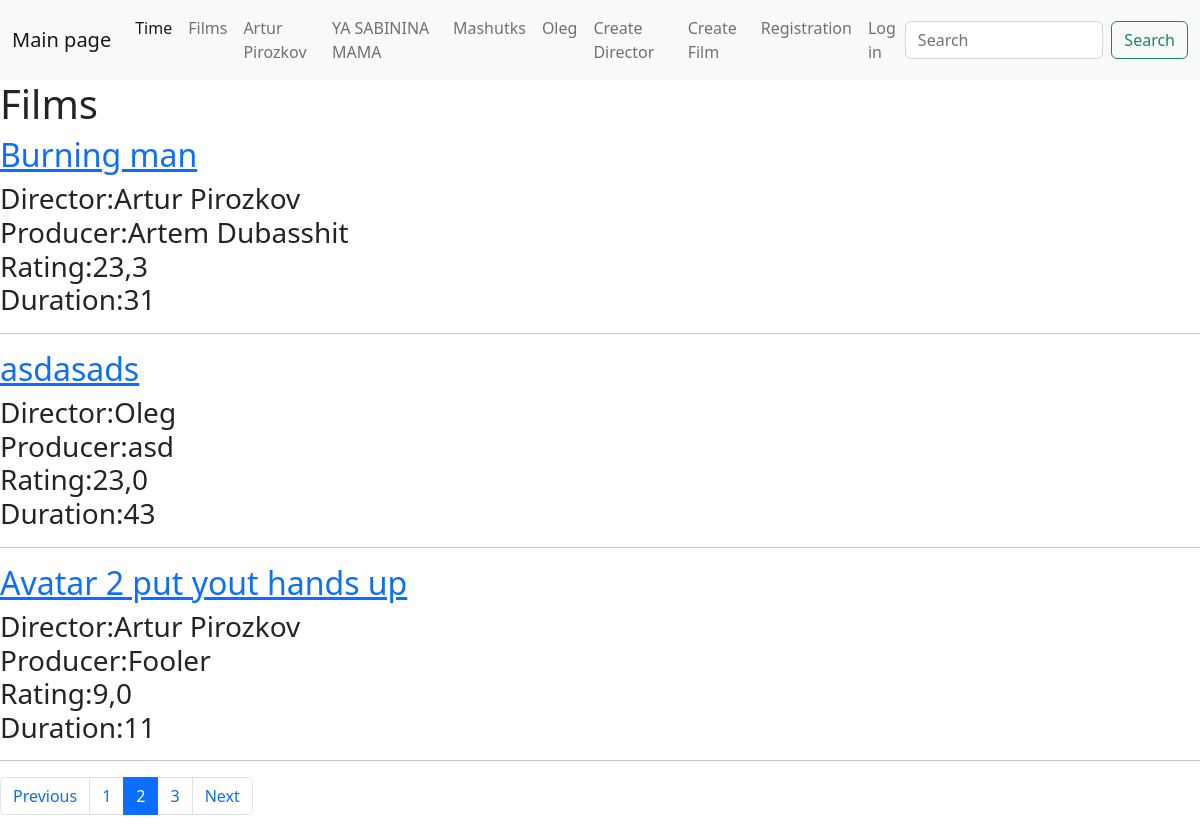
Before: /films/?page=2 with the older database file.
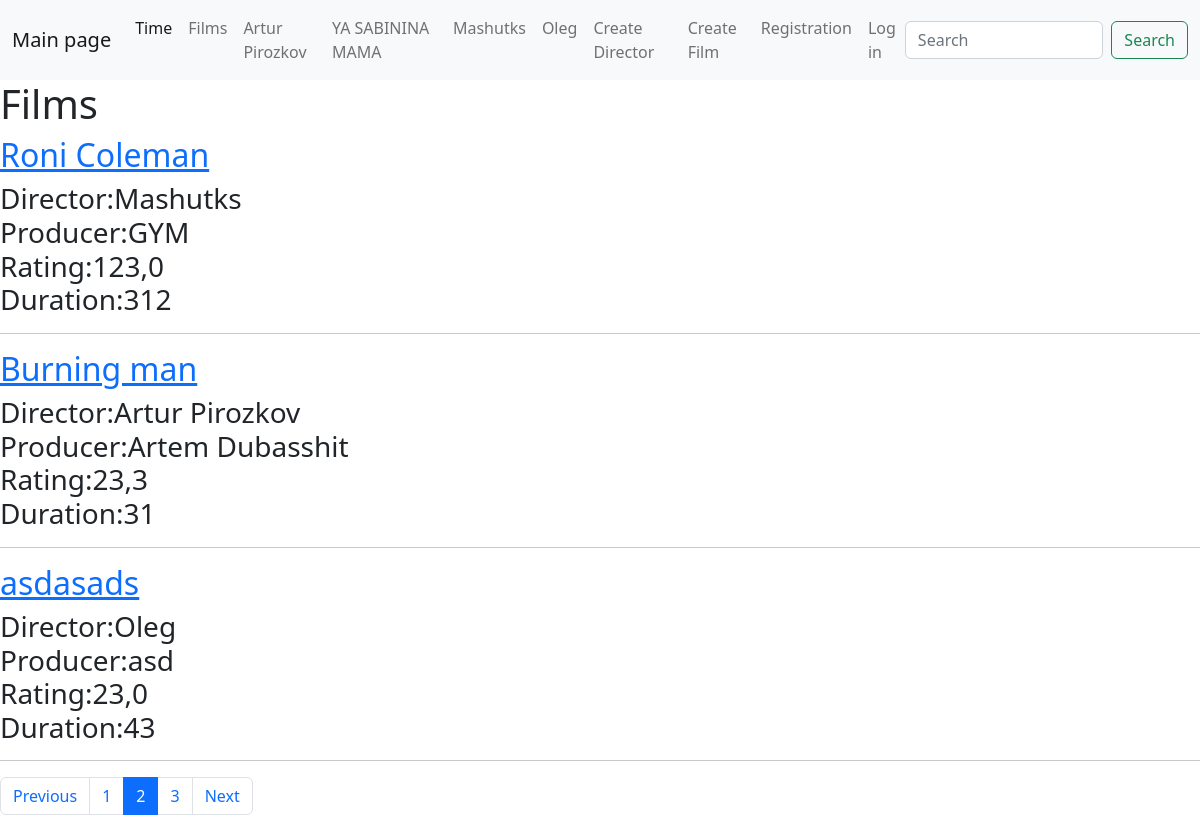
After: the same page with the newer database file.
### main/models.py (models this page shows, shortened)
class Director(models.Model):
    class Meta:
        verbose_name = 'Режиссерa'
        verbose_name_plural = 'Режиссеры'
    name = models.CharField(max_length=70, verbose_name='Режиссер')
    def __str__(self):        return self.name

class Films(models.Model):
    class Meta:
        verbose_name = 'Фильм'
        verbose_name_plural = 'Фильмы'
        ordering = ['-rating', 'title']
    director = models.ForeignKey(Director, on_delete=models.PROTECT,
                                 related_name="director" , null=True,
                                 verbose_name='Режиссёр')
    title = models.CharField(max_length=250 ,
                             verbose_name='Название')
    producer = models.CharField(max_length=250,
                                verbose_name='Продюссер')
    rating = models.FloatField(verbose_name='Рейтинг')
    duration = models.IntegerField(verbose_name='Длительность')
    created = models.DateTimeField(auto_now_add=True, null=True,
                                   verbose_name='Дата создания')
    updated = models.DateTimeField(auto_now=True, null=True,
                                   verbose_name='Дата обновления')

### main/views.py (the view)
# urls.py: path('films/' , views.films_list_view),
def films_list_view(request):
    page = int(request.GET.get('page', 1))
    all_films = Films.objects.all()
    films_list = all_films[PAGE_SIZE* (page - 1): PAGE_SIZE * page]
    pages_amount = all_films.count() // PAGE_SIZE+1
    context = {
        "films" : films_list,
        "directors": Director.objects.all(),
        "buttons" : [i for i in range(1, pages_amount + 1)],
        "page_amount" : pages_amount,
        'active_page': page,
        'previous' : page - 1,
        'next' : page + 1
    }
    return render(request, "films.html", context=context)

### templates/films.html
{% extends 'lay_out.html' %}
{% load static %}
{% block content %}
<h1>Films</h1>
{% for film in films  %}
    <h2>
        <a href="/films/{{film.id}}/">{{ film.title }}</a></h2>
    <h3>Director:{{ film.director }}<br>
        Producer:{{ film.producer }}<br>
    Rating:{{ film.rating}}<br>
    Duration:{{ film.duration }}</h3>
    <hr>
{% endfor %}
    <nav aria-label="Page navigation example">
  <ul class="pagination">
    <li class="page-item {%  if active_page == 1 %}disabled{% endif %}"><a class="page-link" href="/films/?page={{ previous }}">Previous</a></li>
      {% for button in buttons %}
    <li class="page-item {% if button == active_page %}active{% endif %}"><a class="page-link" href="/films/?page={{ button }}">{{ button }}</a></li>
      {% endfor %}
    <li class="page-item {%  if active_page == page_amount%}disabled{% endif %}"><a class="page-link" href="/films/?page={{ next }}">Next</a></li>
  </ul>
</nav>
{% endblock %}

### templates/lay_out.html (shortened to what this page needs)
<!DOCTYPE html>
<html lang="en">
<head>
    <link href="https://cdn.jsdelivr.net/npm/bootstrap@5.2.2/dist/css/bootstrap.min.css" rel="stylesheet">
</head>
<body>
<nav class="navbar navbar-expand-lg bg-light">
  <div class="container-fluid">
    <a class="navbar-brand" href="/main/">Main page</a>
    <div class="collapse navbar-collapse" id="navbarSupportedContent">
      <ul class="navbar-nav me-auto mb-2 mb-lg-0">
        <li class="nav-item">
          <a class="nav-link active" aria-current="page" href="/date_now/">Time</a>
        </li>
        <li class="nav-item">
          <a class="nav-link" href="/films/">Films</a>
        </li>
           {% for dir in directors %}
                    <li class="nav-item">
                        <a class="nav-link" href="/director/{{dir.id}}/films">
                            {{ dir.name }}</a>
                    </li>
          {% endfor %}
      <li class="nav-item">
            <a class="nav-link" href="/director/create/">Create Director</a>
        </li>
        <li class="nav-item">
            <a class="nav-link" href="/films/create/">Create Film</a>
        </li>
        <li class="nav-item">
            <a class="nav-link" href="/register/">Registration</a>
        </li>
        {% if user.is_anonymous%}
            <li class="nav-item">
            <a class="nav-link" href="/login/">Log in</a>
        </li>
            {% else %}
            <a class="nav-link" href="/logout/">Log out {{ user.username }}</a>
        {% endif %}
      </ul>
      <form class="d-flex" role="search" method="get" action="/search/">
        <input class="form-control me-2" type="search" placeholder="Search"
               name="search_word"
               aria-label="Search" value="{{ search_word }}">
        <button class="btn btn-outline-success" type="submit">Search</button>
      </form>
    </div>
  </div>
</nav>
{% block content %}
{% endblock %}
</body>
</html>

Changed rows visible on the page:
no longer on this page (row unchanged): Films: title "Avatar 2 put yout hands up", director "Artur Pirozkov", producer "Fooler", rating "9,0", duration "11"
added Films: title "Roni Coleman", director "Mashutks", producer "GYM", rating "123,0", duration "312"
